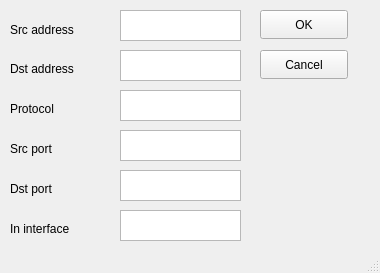
<?xml version="1.0" encoding="UTF-8"?>
<ui version="4.0">
 <class>MainWindow</class>
 <widget class="QMainWindow" name="MainWindow">
  <property name="geometry">
   <rect>
    <x>0</x>
    <y>0</y>
    <width>380</width>
    <height>273</height>
   </rect>
  </property>
  <property name="windowTitle">
   <string>Add forward rule</string>
  </property>
  <widget class="QWidget" name="centralwidget">
   <widget class="QTextEdit" name="protField">
    <property name="geometry">
     <rect>
      <x>120</x>
      <y>90</y>
      <width>121</width>
      <height>31</height>
     </rect>
    </property>
   </widget>
   <widget class="QPushButton" name="cancelButton">
    <property name="geometry">
     <rect>
      <x>260</x>
      <y>50</y>
      <width>88</width>
      <height>29</height>
     </rect>
    </property>
    <property name="text">
     <string>Cancel</string>
    </property>
   </widget>
   <widget class="QTextEdit" name="srcField">
    <property name="geometry">
     <rect>
      <x>120</x>
      <y>10</y>
      <width>121</width>
      <height>31</height>
     </rect>
    </property>
   </widget>
   <widget class="QLabel" name="label_2">
    <property name="geometry">
     <rect>
      <x>10</x>
      <y>60</y>
      <width>101</width>
      <height>17</height>
     </rect>
    </property>
    <property name="text">
     <string>Dst address</string>
    </property>
   </widget>
   <widget class="QTextEdit" name="sportField">
    <property name="geometry">
     <rect>
      <x>120</x>
      <y>130</y>
      <width>121</width>
      <height>31</height>
     </rect>
    </property>
   </widget>
   <widget class="QTextEdit" name="interfaceField">
    <property name="geometry">
     <rect>
      <x>120</x>
      <y>210</y>
      <width>121</width>
      <height>31</height>
     </rect>
    </property>
   </widget>
   <widget class="QLabel" name="label_4">
    <property name="geometry">
     <rect>
      <x>10</x>
      <y>100</y>
      <width>91</width>
      <height>17</height>
     </rect>
    </property>
    <property name="text">
     <string>Protocol</string>
    </property>
   </widget>
   <widget class="QLabel" name="label_6">
    <property name="geometry">
     <rect>
      <x>10</x>
      <y>180</y>
      <width>91</width>
      <height>17</height>
     </rect>
    </property>
    <property name="text">
     <string>Dst port</string>
    </property>
   </widget>
   <widget class="QLabel" name="label_7">
    <property name="geometry">
     <rect>
      <x>10</x>
      <y>220</y>
      <width>91</width>
      <height>17</height>
     </rect>
    </property>
    <property name="text">
     <string>In interface</string>
    </property>
   </widget>
   <widget class="QTextEdit" name="dportField">
    <property name="geometry">
     <rect>
      <x>120</x>
      <y>170</y>
      <width>121</width>
      <height>31</height>
     </rect>
    </property>
   </widget>
   <widget class="QTextEdit" name="dstField">
    <property name="geometry">
     <rect>
      <x>120</x>
      <y>50</y>
      <width>121</width>
      <height>31</height>
     </rect>
    </property>
   </widget>
   <widget class="QLabel" name="label">
    <property name="geometry">
     <rect>
      <x>10</x>
      <y>20</y>
      <width>81</width>
      <height>20</height>
     </rect>
    </property>
    <property name="text">
     <string>Src address</string>
    </property>
   </widget>
   <widget class="QLabel" name="label_5">
    <property name="geometry">
     <rect>
      <x>10</x>
      <y>140</y>
      <width>91</width>
      <height>17</height>
     </rect>
    </property>
    <property name="text">
     <string>Src port</string>
    </property>
   </widget>
   <widget class="QPushButton" name="okButton">
    <property name="geometry">
     <rect>
      <x>260</x>
      <y>10</y>
      <width>88</width>
      <height>29</height>
     </rect>
    </property>
    <property name="text">
     <string>OK</string>
    </property>
   </widget>
  </widget>
  <widget class="QStatusBar" name="statusbar"/>
 </widget>
 <resources/>
 <connections/>
</ui>
